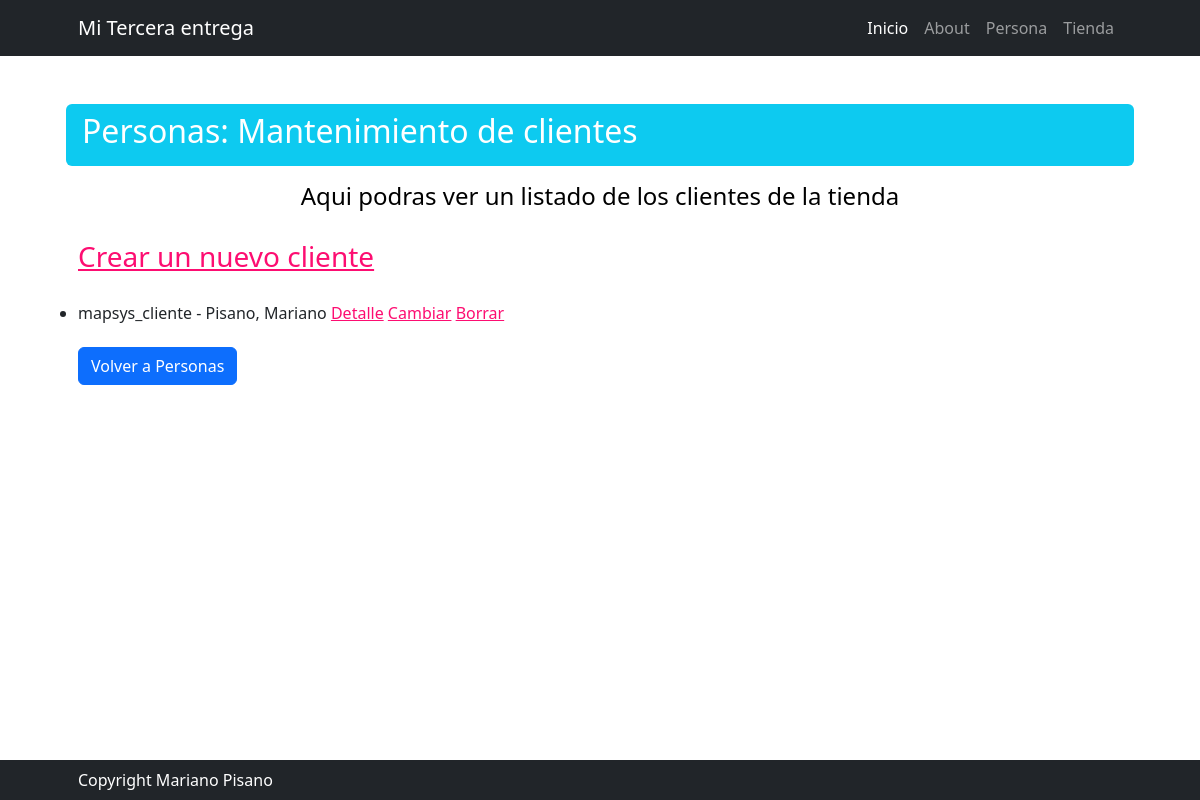
/persona/cliente/list/, run on the app's committed database.
### persona/models.py (models this page shows, shortened)
class Usuario(models.Model):
    user = models.CharField(max_length=50, primary_key=True)
    nombre = models.CharField(max_length=50)
    apellido = models.CharField(max_length=50)
    email = models.EmailField()
    rol = models.ForeignKey(Rol, on_delete=models.SET_NULL, null=True, blank=True)

class Cliente(Usuario):
    puntuacion = models.IntegerField(null=True, blank=True)
    credito = models.IntegerField(null=True, blank=True)

class Usuario(models.Model):
    user = models.CharField(max_length=50, primary_key=True)
    nombre = models.CharField(max_length=50)
    apellido = models.CharField(max_length=50)
    email = models.EmailField()
    rol = models.ForeignKey(Rol, on_delete=models.SET_NULL, null=True, blank=True)

### persona/views.py (the view)
# urls.py: path("cliente/list/", views.ClienteList.as_view(), name="cliente_list"),
class ClienteList(ListView):
    model = models.Cliente

### persona/templates/persona/cliente_list.html
{% extends 'core/base.html' %}
{% block titulo %}
    Personas: Mantenimiento de clientes
{% endblock titulo %}
{% block Subtitulo %}
    Aqui podras ver un listado de los clientes de la tienda
{% endblock Subtitulo %}
{% block contenido %}
    <div class="fs-3 pb-4">
        <a href="{% url 'persona:cliente_create' %}">Crear un nuevo cliente</a>
    </div>
    <ul>
        {% for cliente in object_list %}
            <li>{{ cliente.user }} - {{ cliente.apellido }}, {{ cliente.nombre }}
                <a href="{% url 'persona:cliente_detail' cliente.usuario_ptr_id %}">Detalle</a>
                <a href="{% url 'persona:cliente_update' cliente.usuario_ptr_id %}">Cambiar</a>
                <a href="{% url 'persona:cliente_delete' cliente.usuario_ptr_id %}">Borrar</a>
            </li>
        {% endfor %}
    </ul>
    <div class="fs-3 pb-4">
        <a class="btn btn-primary" href="{% url 'persona:home' %}">Volver a Personas</a>
    </div>
{% endblock contenido %}

### data on the page
Cliente: user "mapsys_cliente", apellido "Pisano", nombre "Mariano"
